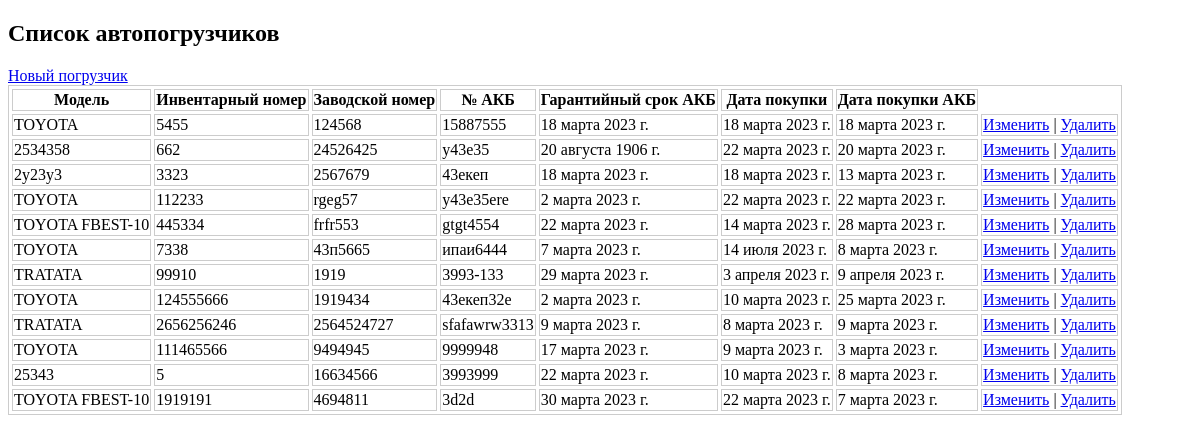
The page / on the database its author committed.
### hello/models.py (models this page shows)
class Card(models.Model):
    type=models.CharField(unique=False, verbose_name='Тип погрузчика', max_length=25)
    inn=models.PositiveSmallIntegerField(unique=True, verbose_name='Инвентарный номер')
    sn=models.CharField(unique=True, verbose_name="Заводской номер", max_length=15)
    dateofpurchase = models.DateField(verbose_name="Дата приобретения")
    dateofpurchaseakb = models.DateField(verbose_name="Дата приобретения")
    snakb = models.CharField(unique=True, verbose_name="Серийный номер АКБ", max_length=15)
    gsakb=models.DateField(verbose_name="Гарантия АКБ до")

### hello/views.py (the view)
# urls.py: path("", views.list),
def list(request):
    card = Card.objects.all()
    return render(request, "list.html", { "card" : card})

### hello/templates/list.html (shortened to what this page needs)
<!DOCTYPE html>
<html>
<head>
</head>
<body>
	{% if card.count > 0 %}
	<h2>Список автопогрузчиков</h2>
	<a href="../add">Новый погрузчик</a>
	<table>
		<thead>
		<th>Модель</th>
		<th>Инвентарный номер</th>
		<th>Заводской номер</th>
		<th>№ АКБ</th>
		<th>Гарантийный срок АКБ</th>
		<th>Дата покупки</th>
		<th>Дата покупки АКБ</th>
		</thead>
		{% for ca in card %}
		<tr>
			<td>{{ ca.type }}</td>
			<td>{{ ca.inn }}</td>
			<td>{{ ca.sn }}</td>
			<td>{{ ca.snakb }}</td>
			<td>{{ ca.gsakb}}</td>
			<td>{{ ca.dateofpurchase }}</td>
			<td>{{ ca.dateofpurchaseakb }}</td>
			<td><a href="edit/{{ca.inn}}">Изменить</a> | <a href="delete/{{ca.inn}}">Удалить</a></td>
		</tr>
		{% endfor %}
	</table>
	{% endif %}
</body>
</html>

### hello/templates/list.html (style rules this page uses)
table { border: 1px solid #ccc; border-spacing: 3px; }
td, th { border: solid 1px #ccc; }

### rows shown on the page
Card: type "TOYOTA", inn "5455", sn "124568", snakb "15887555", gsakb "18 марта 2023 г.", dateofpurchase "18 марта 2023 г.", dateofpurchaseakb "18 марта 2023 г."
Card: type "2534358", inn "662", sn "24526425", snakb "у43е35", gsakb "20 августа 1906 г.", dateofpurchase "22 марта 2023 г.", dateofpurchaseakb "20 марта 2023 г."
Card: type "2у23у3", inn "3323", sn "2567679", snakb "43екеп", gsakb "18 марта 2023 г.", dateofpurchase "18 марта 2023 г.", dateofpurchaseakb "13 марта 2023 г."
Card: type "TOYOTA", inn "112233", sn "rgeg57", snakb "у43е35ere", gsakb "2 марта 2023 г.", dateofpurchase "22 марта 2023 г.", dateofpurchaseakb "22 марта 2023 г."
Card: type "TOYOTA FBEST-10", inn "445334", sn "frfr553", snakb "gtgt4554", gsakb "22 марта 2023 г.", dateofpurchase "14 марта 2023 г.", dateofpurchaseakb "28 марта 2023 г."
Card: type "TOYOTA", inn "7338", sn "43п5665", snakb "ипаи6444", gsakb "7 марта 2023 г.", dateofpurchase "14 июля 2023 г.", dateofpurchaseakb "8 марта 2023 г."
Card: type "TRATATA", inn "99910", sn "1919", snakb "3993-133", gsakb "29 марта 2023 г.", dateofpurchase "3 апреля 2023 г.", dateofpurchaseakb "9 апреля 2023 г."
Card: type "TOYOTA", inn "124555666", sn "1919434", snakb "43екеп32e", gsakb "2 марта 2023 г.", dateofpurchase "10 марта 2023 г.", dateofpurchaseakb "25 марта 2023 г."
Card: type "TRATATA", inn "2656256246", sn "2564524727", snakb "sfafawrw3313", gsakb "9 марта 2023 г.", dateofpurchase "8 марта 2023 г.", dateofpurchaseakb "9 марта 2023 г."
Card: type "TOYOTA", inn "111465566", sn "9494945", snakb "9999948", gsakb "17 марта 2023 г.", dateofpurchase "9 марта 2023 г.", dateofpurchaseakb "3 марта 2023 г."
Card: type "25343", inn "5", sn "16634566", snakb "3993999", gsakb "22 марта 2023 г.", dateofpurchase "10 марта 2023 г.", dateofpurchaseakb "8 марта 2023 г."
Card: type "TOYOTA FBEST-10", inn "1919191", sn "4694811", snakb "3d2d", gsakb "30 марта 2023 г.", dateofpurchase "22 марта 2023 г.", dateofpurchaseakb "7 марта 2023 г."
